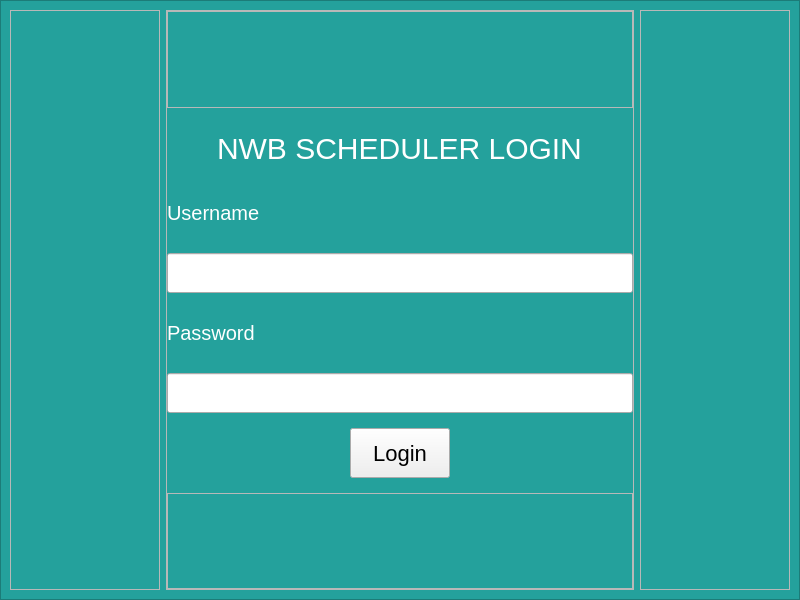
<?xml version="1.0" encoding="UTF-8"?>
<ui version="4.0">
 <class>MainWindow</class>
 <widget class="QMainWindow" name="MainWindow">
  <property name="geometry">
   <rect>
    <x>0</x>
    <y>0</y>
    <width>800</width>
    <height>600</height>
   </rect>
  </property>
  <property name="maximumSize">
   <size>
    <width>800</width>
    <height>600</height>
   </size>
  </property>
  <property name="windowTitle">
   <string>MainWindow</string>
  </property>
  <property name="styleSheet">
   <string notr="true">#main_frame {
backgriunbd-color: #24A19C;
}</string>
  </property>
  <widget class="QWidget" name="centralwidget">
   <layout class="QHBoxLayout" name="horizontalLayout">
    <property name="leftMargin">
     <number>0</number>
    </property>
    <property name="topMargin">
     <number>0</number>
    </property>
    <property name="rightMargin">
     <number>0</number>
    </property>
    <property name="bottomMargin">
     <number>0</number>
    </property>
    <item>
     <widget class="QFrame" name="main_frame">
      <property name="styleSheet">
       <string notr="true">#main_frame {
background-color: #24A19C;
}
</string>
      </property>
      <property name="frameShape">
       <enum>QFrame::StyledPanel</enum>
      </property>
      <property name="frameShadow">
       <enum>QFrame::Raised</enum>
      </property>
      <layout class="QHBoxLayout" name="horizontalLayout_2">
       <item>
        <widget class="QFrame" name="frame_2">
         <property name="minimumSize">
          <size>
           <width>150</width>
           <height>0</height>
          </size>
         </property>
         <property name="frameShape">
          <enum>QFrame::StyledPanel</enum>
         </property>
         <property name="frameShadow">
          <enum>QFrame::Raised</enum>
         </property>
        </widget>
       </item>
       <item>
        <widget class="QFrame" name="form_frame">
         <property name="styleSheet">
          <string notr="true">QLabel {
font-size: 20px;
color: white;
}


#header {
font-size: 30px;
font-weight: bolder;
color: white;
}</string>
         </property>
         <property name="frameShape">
          <enum>QFrame::StyledPanel</enum>
         </property>
         <property name="frameShadow">
          <enum>QFrame::Raised</enum>
         </property>
         <layout class="QVBoxLayout" name="verticalLayout">
          <property name="spacing">
           <number>15</number>
          </property>
          <property name="leftMargin">
           <number>0</number>
          </property>
          <property name="topMargin">
           <number>0</number>
          </property>
          <property name="rightMargin">
           <number>0</number>
          </property>
          <property name="bottomMargin">
           <number>0</number>
          </property>
          <item>
           <widget class="QFrame" name="frame_3">
            <property name="frameShape">
             <enum>QFrame::StyledPanel</enum>
            </property>
            <property name="frameShadow">
             <enum>QFrame::Raised</enum>
            </property>
           </widget>
          </item>
          <item alignment="Qt::AlignHCenter">
           <widget class="QLabel" name="header">
            <property name="maximumSize">
             <size>
              <width>16777215</width>
              <height>50</height>
             </size>
            </property>
            <property name="text">
             <string>NWB SCHEDULER LOGIN</string>
            </property>
           </widget>
          </item>
          <item>
           <widget class="QLabel" name="label">
            <property name="maximumSize">
             <size>
              <width>16777215</width>
              <height>50</height>
             </size>
            </property>
            <property name="text">
             <string>Username</string>
            </property>
           </widget>
          </item>
          <item>
           <widget class="QLineEdit" name="lineEdit_2">
            <property name="maximumSize">
             <size>
              <width>16777215</width>
              <height>40</height>
             </size>
            </property>
            <property name="styleSheet">
             <string notr="true">font-size: 20px;</string>
            </property>
           </widget>
          </item>
          <item>
           <widget class="QLabel" name="label_2">
            <property name="maximumSize">
             <size>
              <width>16777215</width>
              <height>50</height>
             </size>
            </property>
            <property name="text">
             <string>Password</string>
            </property>
           </widget>
          </item>
          <item>
           <widget class="QLineEdit" name="lineEdit">
            <property name="maximumSize">
             <size>
              <width>16777215</width>
              <height>40</height>
             </size>
            </property>
            <property name="styleSheet">
             <string notr="true">font-size: 20px;</string>
            </property>
           </widget>
          </item>
          <item alignment="Qt::AlignHCenter">
           <widget class="QPushButton" name="pushButton">
            <property name="minimumSize">
             <size>
              <width>100</width>
              <height>0</height>
             </size>
            </property>
            <property name="maximumSize">
             <size>
              <width>200</width>
              <height>50</height>
             </size>
            </property>
            <property name="styleSheet">
             <string notr="true">font-size: 22px;</string>
            </property>
            <property name="text">
             <string>Login</string>
            </property>
           </widget>
          </item>
          <item>
           <widget class="QFrame" name="frame_4">
            <property name="frameShape">
             <enum>QFrame::StyledPanel</enum>
            </property>
            <property name="frameShadow">
             <enum>QFrame::Raised</enum>
            </property>
           </widget>
          </item>
         </layout>
        </widget>
       </item>
       <item>
        <widget class="QFrame" name="frame">
         <property name="minimumSize">
          <size>
           <width>150</width>
           <height>0</height>
          </size>
         </property>
         <property name="frameShape">
          <enum>QFrame::StyledPanel</enum>
         </property>
         <property name="frameShadow">
          <enum>QFrame::Raised</enum>
         </property>
        </widget>
       </item>
      </layout>
     </widget>
    </item>
   </layout>
  </widget>
 </widget>
 <resources/>
 <connections/>
</ui>
